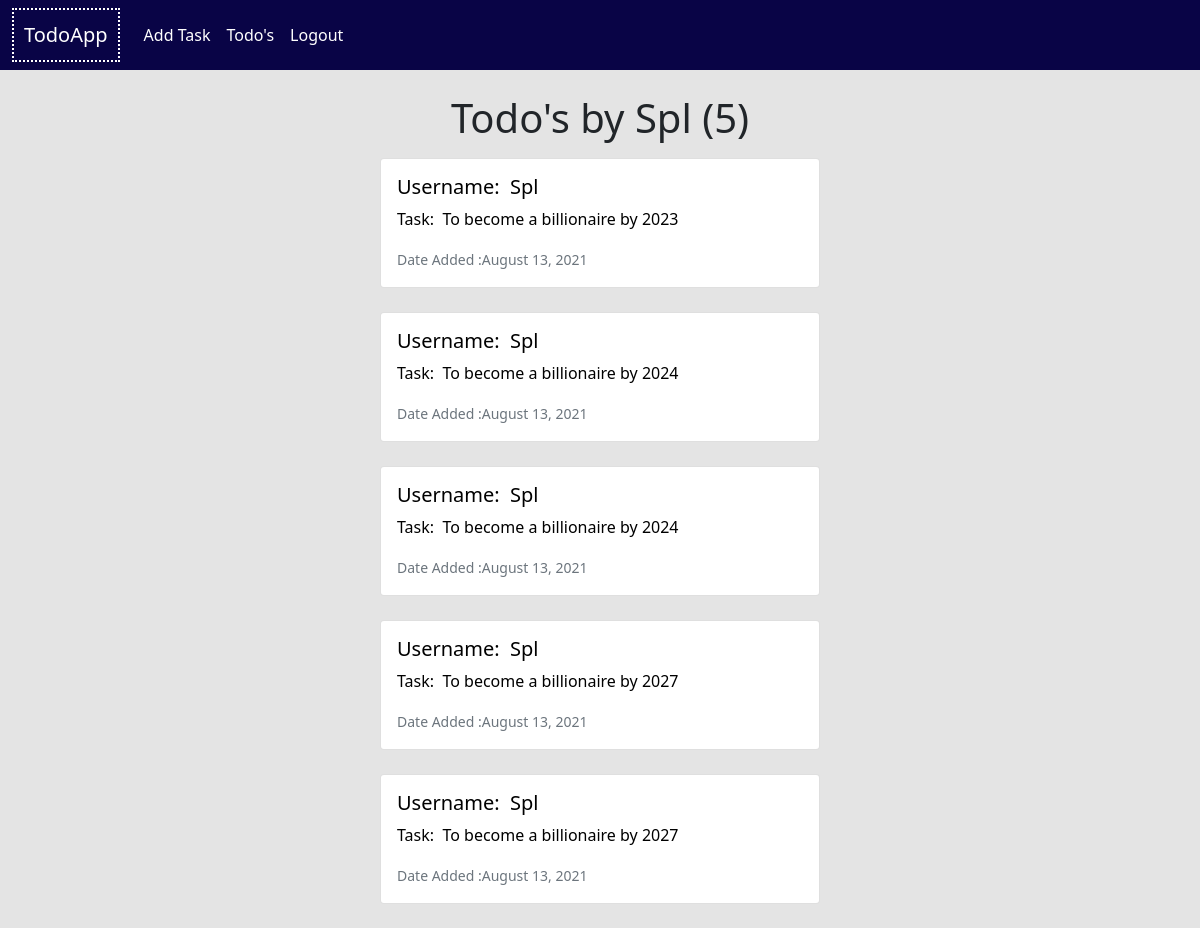
The app's page / (signed in), older data.
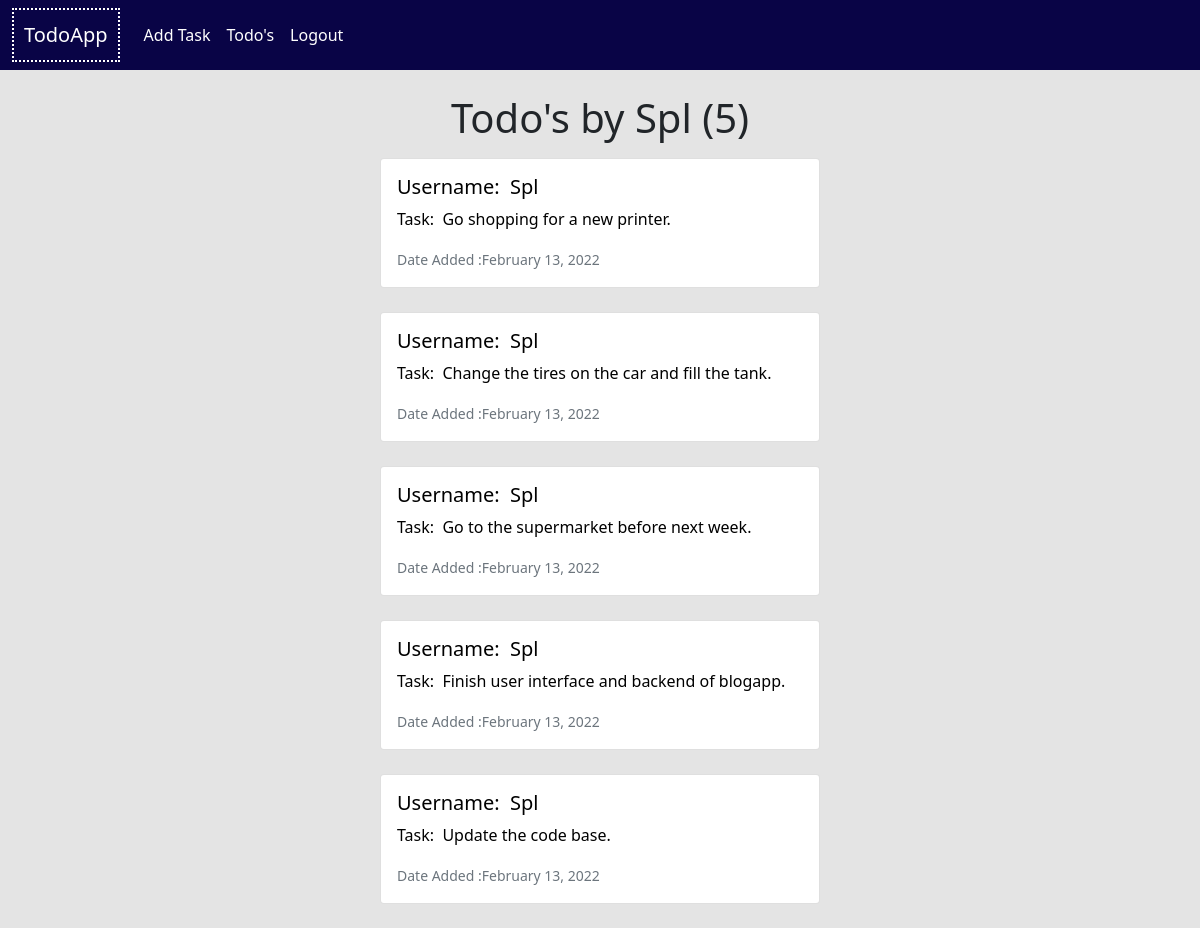
The same page, newer data.
### todo/models.py (models this page shows, shortened)
class Todo(models.Model):
    todo_id = models.AutoField(primary_key=True)
    slug = models.SlugField(blank=True, null=True, editable=False)
    user = models.ForeignKey(User, on_delete=models.CASCADE)
    task = models.CharField(max_length=200)
    time_created = models.DateTimeField(auto_now_add=True)

### todo/views.py (the view)
# urls.py: path('', ListTodoView.as_view(), name='list_todo'),
class ListTodoView(LoginRequiredMixin ,ListView):
    model = Todo
    template_name = 'todo/list.html'
    context_object_name = 'todos'
    paginate_by = 5
    def get_queryset(self):
        user = self.request.user
        return Todo.objects.filter(user=user).order_by('-time_created')

### templates/todo/list.html (shortened to what this page needs)
{% extends "todo/base.html" %} {% block content %}
<h1 class="mb-3 text-center">Todo's by
 {% if user.is_authenticated %}
{{user.username|capfirst}}
{% endif %}
({{ page_obj.paginator.count }})</h1>
  {% for todo in todos %}
          <a  style='text-decoration:none; color:#000' href="{% url 'detail_todo' todo.slug todo.todo_id%}">
    <div class="col-10 m-auto mb-4 ">
      <div class="card text-left w-100">
        <div class="card-body">
          <h5 class="card-title">Username: &nbsp{{todo.user.username|capfirst}}</h5>
          <p class="card-text">Task: &nbsp{{todo.task|capfirst}}</p>
          <p class="card-text"><small class="text-muted">Date Added :{{ todo.time_created|date:"F d, Y" }}</small></p>
        </div>
      </div>
    </div>
  </a>
{% endfor %}
</div>
    {% endblock content %}

### templates/todo/base.html (shortened to what this page needs)
    <!DOCTYPE html>
    <html lang="en">
    {% load static %}
    <head>
        <link rel="stylesheet" type="text/css" href="{% static 'bootstrap/css/bootstrap.min.css' %}" />
    </head>
    <body style="background-color: #e4e4e4">
        <header>
            <nav class="navbar navbar-expand-sm" style="background-color: #090446;">
                <div class="container-fluid">
                    <a class="navbar-brand text-white" href="{% url 'list_todo' %}" style="border :2px white dotted; padding:0.5em">TodoApp</a>
                    <div class="collapse navbar-collapse" id="navbarNavDropdown">
                        <ul class="navbar-nav">
                            {% if user.is_authenticated %}
                            <li class="nav-item">
                                <a class="nav-link active" aria-current="page" href="{% url 'create_todo' %}" style=" color:#ffffff">Add Task</a>
                            </li>
                            <li class="nav-item">
                                <a class="nav-link" href="{% url 'list_todo' %}" style=" color:#ffffff">Todo's</a>
                            </li>
                            <li class="nav-item">
                                <a class="nav-link" href="{% url 'logout' %}" style=" color:#ffffff">Logout</a>
                            </li>
                            {% endif %}
                        </ul>
                    </div>
                </div>
            </nav>
        </header>
        <main>
            <div class="row">
                <div class="col-md-8 m-auto mt-4">
                    <div class="col-md-8 m-auto col-xs-10">
                        {% block content %}{% endblock %}
                    </div>
                </div>
        </main>
    </body>
    </html>

Row changes from the older to the newer data that the page shows:
removed Todo: user.username "Spl", task "To become a billionaire by 2023", time_created "August 13, 2021"
removed Todo: user.username "Spl", task "To become a billionaire by 2024", time_created "August 13, 2021"
removed Todo: user.username "Spl", task "To become a billionaire by 2024", time_created "August 13, 2021"
removed Todo: user.username "Spl", task "To become a billionaire by 2027", time_created "August 13, 2021"
removed Todo: user.username "Spl", task "To become a billionaire by 2027", time_created "August 13, 2021"
added Todo: user.username "Spl", task "Go shopping for a new printer.", time_created "February 13, 2022"
added Todo: user.username "Spl", task "Change the tires on the car and fill the tank.", time_created "February 13, 2022"
added Todo: user.username "Spl", task "Go to the supermarket before next week.", time_created "February 13, 2022"
added Todo: user.username "Spl", task "Finish user interface and backend of blogapp.", time_created "February 13, 2022"
added Todo: user.username "Spl", task "Update the code base.", time_created "February 13, 2022"
